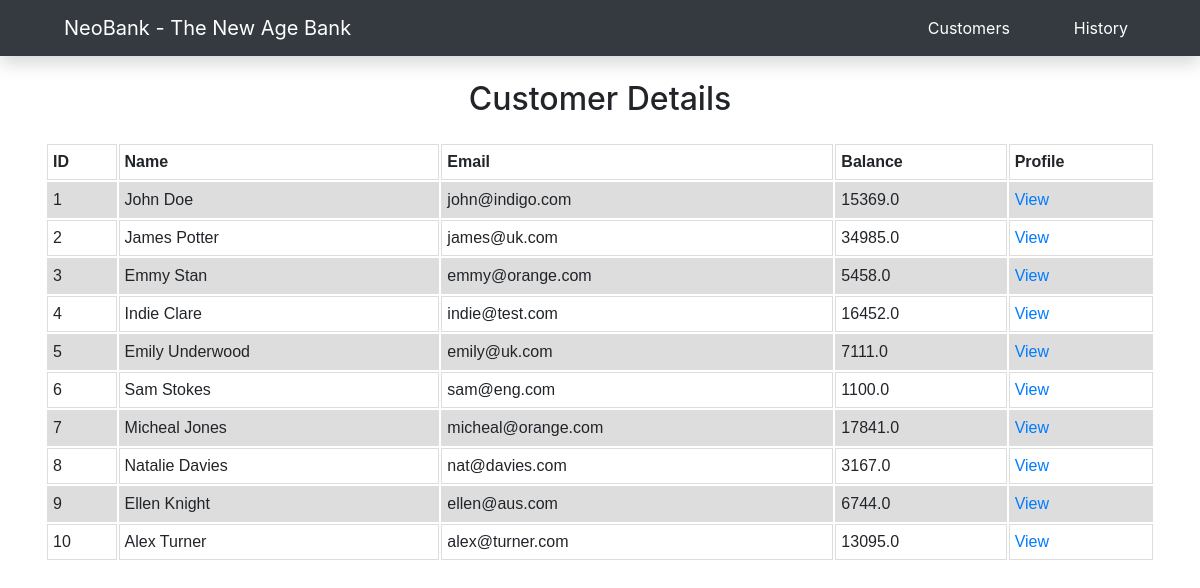
Screenshot of /customer/ with the database file from the repository.
### customer/models.py (models this page shows, shortened)
class customerDetail(models.Model):
    name = models.CharField(max_length=50)
    email = models.EmailField(max_length=100)
    balance = models.FloatField()

### customer/views.py (the view)
# urls.py: path("customer/", include('customer.urls'))
def customer(request):
    customer = customerDetail.objects.all()
    context = {
        'customer' : customer
    }
    return render(request, 'customer.html', context)

### templates/customer.html (shortened to what this page needs)
{% extends 'base.html' %}
{% block body %}
<div class="container my-4 py-2">
    <section class="transfer_details my-5 text-center">
        <h2>Customer Details</h2>
        <table class="my-4">
            <tr>
                <th>ID</th>
                <th>Name</th>
                <th>Email</th>
                <th>Balance</th>
                <th>Profile</th>
            </tr>
            {% for cust in customer %}
            <tr>
                <td>{{cust.id}}</td>
                <td>{{cust.name}}</td>
                <td>{{cust.email}}</td>
                <td>{{cust.balance}}</td>
                <td><a href="profile/{{cust.id}}">View</a></td>
            </tr>
            {% endfor %}
        </table>
    </section>
</div>
{% endblock body %}

### templates/base.html (shortened to what this page needs)
<!DOCTYPE html>
<html lang="en">
	<head>
		<link
			rel="stylesheet"
			href="https://stackpath.bootstrapcdn.com/bootstrap/4.1.3/css/bootstrap.min.css"
		/>
	</head>
	<body>
		<nav class="navbar navbar-expand-lg navbar-dark bg-dark shadow fixed-top">
			<a class="navbar-brand ml-5" href="/">NeoBank - The New Age Bank</a>
			<div class="collapse navbar-collapse" id="navbarSupportedContent">
				<ul class="navbar-nav ml-auto">
					<li class="nav-item active mr-5">
						<a class="nav-link" href="/customer/">Customers</a>
					</li>
					<li class="nav-item active mr-5">
						<a class="nav-link" href="/customer/history/">History</a>
					</li>
				</ul>
			</div>
		</nav>
		{% block body %}{% endblock body %}
	</body>
</html>

### rows the page displays
customerDetail: id "1", name "John Doe", email "john@indigo.com", balance "15369.0"
customerDetail: id "2", name "James Potter", email "james@uk.com", balance "34985.0"
customerDetail: id "3", name "Emmy Stan", email "emmy@orange.com", balance "5458.0"
customerDetail: id "4", name "Indie Clare", email "indie@test.com", balance "16452.0"
customerDetail: id "5", name "Emily Underwood", email "emily@uk.com", balance "7111.0"
customerDetail: id "6", name "Sam Stokes", email "sam@eng.com", balance "1100.0"
customerDetail: id "7", name "Micheal Jones", email "micheal@orange.com", balance "17841.0"
customerDetail: id "8", name "Natalie Davies", email "nat@davies.com", balance "3167.0"
customerDetail: id "9", name "Ellen Knight", email "ellen@aus.com", balance "6744.0"
customerDetail: id "10", name "Alex Turner", email "alex@turner.com", balance "13095.0"
